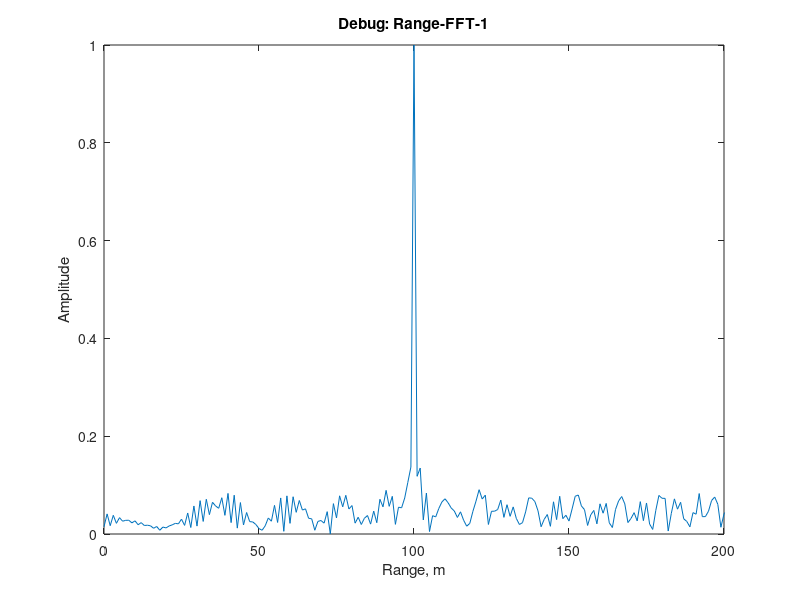
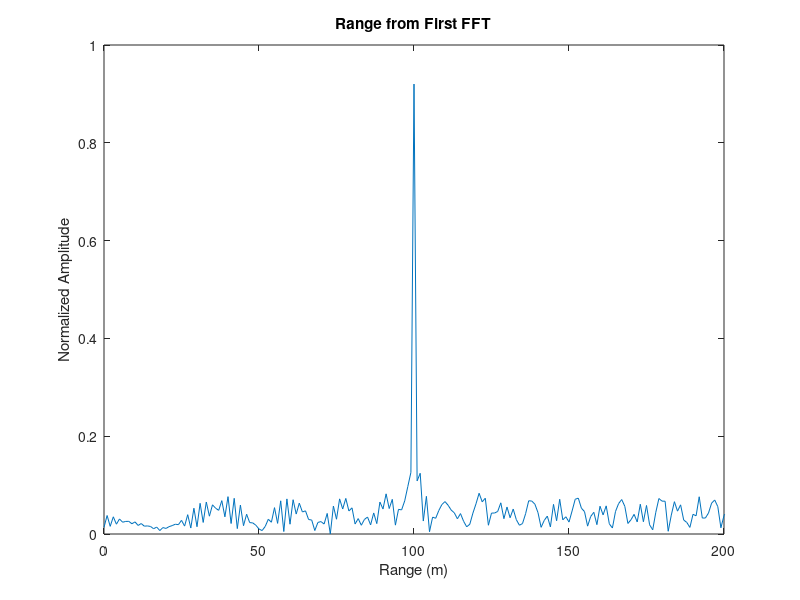
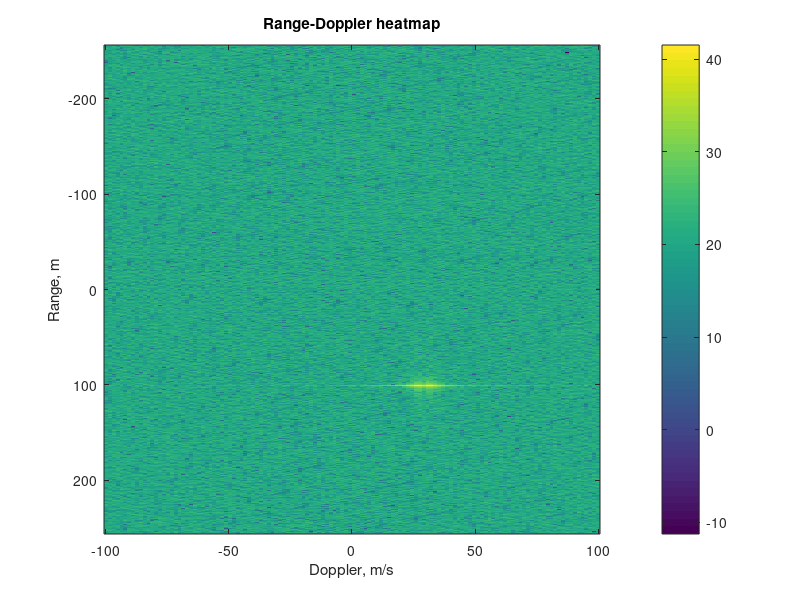

Here is the MATLAB script that generated these plots, in order: (Note: this script raises an error after producing the figures.)
%% Init and waveform gen
clear;
close all;
clc;

c = 3e8;

% input
fc = 77e9;
R_max = 200;
d_res = 1;
v_max = 100;
v_res = 3;

% sim target
R_target = 100;
v_target = 30;

% FMCW Waveform
Nd = 128;
Nr = 1024;

B = c / (2 * d_res);
fprintf("B=%d (Hz).\n", B);

Tchirp = 5.5 * 2 * R_max / c;
fprintf("T_{chirp}=%d (sec).\n", Tchirp);

slope = B / Tchirp;
fprintf("Slope=%d (Hz/sec).\n", slope);

t=linspace(0,Nd*Tchirp,Nr*Nd); %total time for samples

r_t = R_target + v_target * t; % target range using vel model
td = 2 * r_t / c; % propagate time
Tx = cos(2 * pi * (fc * t + (slope * t.^2) / 2));
Rx = cos(2 * pi * (fc * (t - td) + (slope * (t - td).^2) / 2) );
Mix = Tx.*Rx;

f = linspace(0, Nr/2 - 1, Nr/2) * (1 / Tchirp);
range_axis = (c * f) / (2 * slope);

figure(1);
tmp_reshaped = reshape(Mix, [Nr, Nd]);
tmp = tmp_reshaped(:, 1);
tmp_fft = fft(tmp, Nr);
tmp_half = tmp_fft(1:Nr/2);
plot(range_axis, abs(tmp_half/max(tmp_half) ) );
xlabel("Range, m"); ylabel("Amplitude"); 
xlim([0, R_max]);
title("Debug: Range-FFT-1");

%% Range-FFT
Mix_reshaped = reshape(Mix, [Nr, Nd]);
signal_fft = fft(Mix_reshaped, Nr); % FFT along the range bins
signal_fft = signal_fft / max(max(abs(signal_fft)));
signal_fft = abs(signal_fft);
signal_fft = signal_fft(1:Nr/2, :);

figure(2);
plot(range_axis, signal_fft(:, 1)); % Plot range vs FFT output for the first chirp
title('Range from First FFT');
xlabel('Range (m)'); ylabel('Normalized Amplitude'); 
axis ([0 200 0 1]);

%% Range-Doppler-FFT (provided)
sig_fft2 = fft2(Mix_reshaped, Nr, Nd);
sig_fft2 = fftshift (sig_fft2(1:Nr/2, 1:Nd));
RDM = abs(sig_fft2);
RDM = 10*log10(RDM);

doppler_axis = linspace(-100,100,Nd);
range_axis = linspace(-200,200,Nr/2)*((Nr/2)/400);
figure(3);
imagesc(doppler_axis, range_axis, RDM);
xlabel("Doppler, m/s"); ylabel("Range, m");
title("Range-Doppler heatmap");
c = colorbar; c.Label.String = 'Amplitude (dB)';
set(gca,'YDir','normal');
ylim([0, R_max]);

%% CFAR
Tr = 8; % Number of Training Cells in Range
Td = 8;  % Number of Training Cells in Doppler
Gr = 2;  % Number of Guard Cells in Range
Gd = 2;  % Number of Guard Cells in Doppler
offset = 8; % SNR threshold, dB

CFAR_mask = zeros(size(RDM));
num_training_cells = (2*Tr + 2*Gr + 1) * (2*Td + 2*Gd + 1) - (2*Gr + 1) * (2*Gd + 1);
for i = Tr+Gr+1 : (Nr/2)-(Tr+Gr)
    for j = Td+Gd+1 : Nd-(Td+Gd)
        % Extract the region of interest around the CUT
        region = RDM(i-(Tr+Gr):i+(Tr+Gr), j-(Td+Gd):j+(Td+Gd));
        
        % Exclude the Guard Cells and CUT
        training_cells = region;
        training_cells(Tr+1:end-Tr, Td+1:end-Td) = 0;
        
        % Sum the noise level in training cells (convert from dB to linear)
        noise_level = sum(db2pow(training_cells), 'all') / num_training_cells;
        
        % Calculate the threshold (convert back to dB)
        threshold = pow2db(noise_level) + offset;
        
        % Compare CUT with threshold
        if RDM(i, j) > threshold
            CFAR_mask(i, j) = 1; % Signal detected
        else
            CFAR_mask(i, j) = 0; % No signal detected
        end
    end
end

figure(4);
imagesc(doppler_axis, range_axis, CFAR_mask);
title('2D CFAR Detection');
xlabel('Doppler Velocity (m/s)'); ylabel('Range (m)');
c = colorbar; c.Label.String = 'Detection (binary)';
set(gca,'YDir','normal');
ylim([0, R_max]);

disp("Done.\n");
